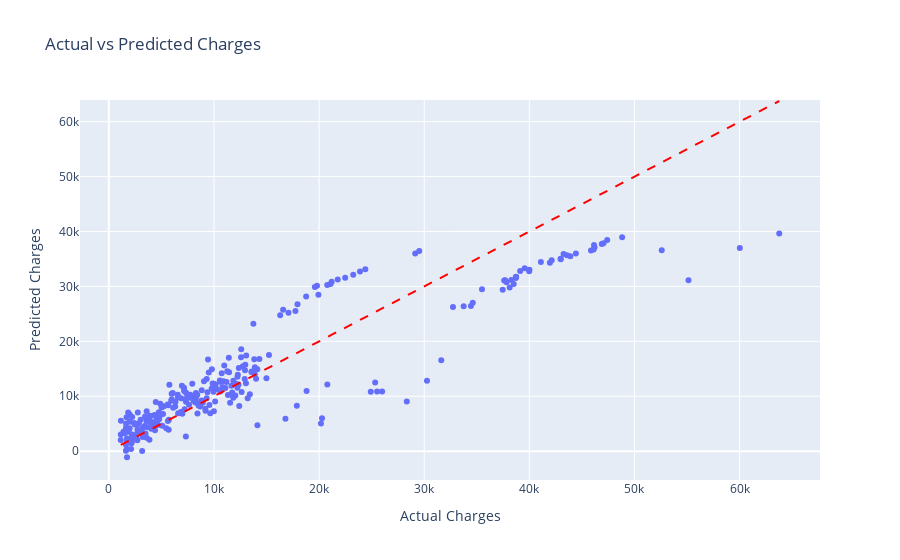

Notebook cell for this chart:
### Code cell
# Interactive Actual vs Predicted
fig = px.scatter(x=y_test, y=y_pred,
                 labels={'x': 'Actual Charges', 'y': 'Predicted Charges'},
                 title="Actual vs Predicted Charges")
fig.add_shape(type='line', x0=y_test.min(), y0=y_test.min(),
              x1=y_test.max(), y1=y_test.max(),
              line=dict(color='red', dash='dash'))
fig.show()

### Figure 1 — Plotly figure (JSON) as saved in the notebook; plotly's stock layout.template omitted (floating-point values rounded to 4 significant figures; data arrays with more than 128 entries replaced by an {"elided": "..."} marker saying what was removed)
{"data": [{"hovertemplate": "Actual Charges=%{x}<br>Predicted Charges=%{y}<extra></extra>", "legendgroup": "", "marker": {"color": "#636efa", "symbol": "circle"}, "mode": "markers", "name": "", "orientation": "v", "showlegend": false, "type": "scatter", "x": {"elided": "268 float values"}, "xaxis": "x", "y": {"elided": "268 float values"}, "yaxis": "y"}], "layout": {"legend": {"tracegroupgap": 0}, "shapes": [{"line": {"color": "red", "dash": "dash"}, "type": "line", "x0": 1132.0, "x1": 63770.0, "y0": 1132.0, "y1": 63770.0}], "title": {"text": "Actual vs Predicted Charges"}, "xaxis": {"anchor": "y", "domain": [0, 1], "title": {"text": "Actual Charges"}}, "yaxis": {"anchor": "x", "domain": [0, 1], "title": {"text": "Predicted Charges"}}}}
